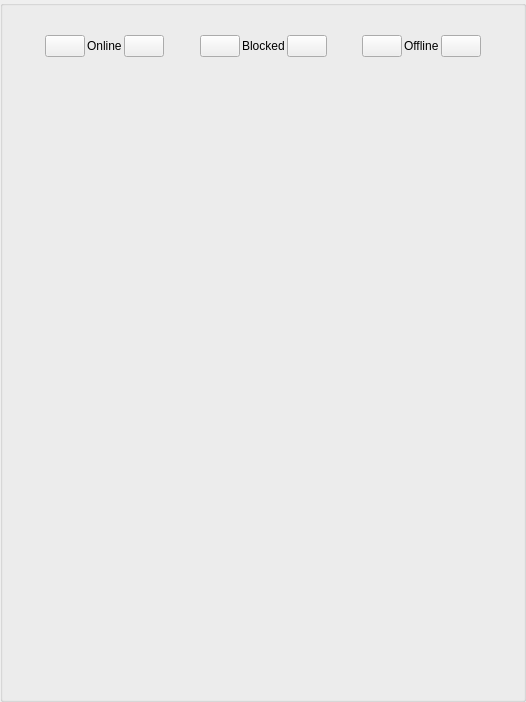
<?xml version="1.0" encoding="UTF-8"?>
<ui version="4.0">
 <class>AppletFriendListUi</class>
 <widget class="QWidget" name="AppletFriendListUi">
  <property name="geometry">
   <rect>
    <x>0</x>
    <y>0</y>
    <width>526</width>
    <height>702</height>
   </rect>
  </property>
  <property name="sizePolicy">
   <sizepolicy hsizetype="Expanding" vsizetype="Expanding">
    <horstretch>0</horstretch>
    <verstretch>0</verstretch>
   </sizepolicy>
  </property>
  <property name="windowTitle">
   <string>Search</string>
  </property>
  <property name="windowIcon">
   <iconset>
    <normaloff>:/TruthOrDare/Resources/ic_people_normal.png</normaloff>:/TruthOrDare/Resources/ic_people_normal.png</iconset>
  </property>
  <layout class="QGridLayout" name="gridLayout">
   <property name="leftMargin">
    <number>0</number>
   </property>
   <property name="topMargin">
    <number>0</number>
   </property>
   <property name="rightMargin">
    <number>0</number>
   </property>
   <property name="bottomMargin">
    <number>0</number>
   </property>
   <property name="spacing">
    <number>0</number>
   </property>
   <item row="0" column="0">
    <widget class="QGroupBox" name="ItemsGroupBox">
     <property name="minimumSize">
      <size>
       <width>0</width>
       <height>0</height>
      </size>
     </property>
     <property name="title">
      <string/>
     </property>
     <layout class="QVBoxLayout" name="verticalLayout">
      <item>
       <widget class="QLabel" name="m_StatusLabel">
        <property name="text">
         <string notr="true"/>
        </property>
       </widget>
      </item>
      <item>
       <layout class="QHBoxLayout" name="horizontalLayout">
        <property name="spacing">
         <number>2</number>
        </property>
        <item>
         <spacer name="horizontalSpacer_3">
          <property name="orientation">
           <enum>Qt::Orientation::Horizontal</enum>
          </property>
          <property name="sizeHint" stdset="0">
           <size>
            <width>13</width>
            <height>21</height>
           </size>
          </property>
         </spacer>
        </item>
        <item>
         <widget class="VxPushButton" name="m_FriendsButton">
          <property name="sizePolicy">
           <sizepolicy hsizetype="Minimum" vsizetype="Preferred">
            <horstretch>0</horstretch>
            <verstretch>0</verstretch>
           </sizepolicy>
          </property>
          <property name="text">
           <string notr="true"/>
          </property>
         </widget>
        </item>
        <item>
         <widget class="VxLabel" name="m_OnlineLabel">
          <property name="text">
           <string>Online</string>
          </property>
         </widget>
        </item>
        <item>
         <widget class="VxPushButton" name="m_FriendsInfoButton">
          <property name="sizePolicy">
           <sizepolicy hsizetype="Minimum" vsizetype="Preferred">
            <horstretch>0</horstretch>
            <verstretch>0</verstretch>
           </sizepolicy>
          </property>
          <property name="text">
           <string notr="true"/>
          </property>
         </widget>
        </item>
        <item>
         <spacer name="horizontalSpacer_5">
          <property name="orientation">
           <enum>Qt::Orientation::Horizontal</enum>
          </property>
          <property name="sizeHint" stdset="0">
           <size>
            <width>13</width>
            <height>21</height>
           </size>
          </property>
         </spacer>
        </item>
        <item>
         <widget class="VxPushButton" name="m_IgnoredButton">
          <property name="sizePolicy">
           <sizepolicy hsizetype="Minimum" vsizetype="Preferred">
            <horstretch>0</horstretch>
            <verstretch>0</verstretch>
           </sizepolicy>
          </property>
          <property name="text">
           <string notr="true"/>
          </property>
         </widget>
        </item>
        <item>
         <widget class="VxLabel" name="m_IgnoredLabel">
          <property name="text">
           <string>Blocked</string>
          </property>
         </widget>
        </item>
        <item>
         <widget class="VxPushButton" name="m_IgnoredInfoButton">
          <property name="sizePolicy">
           <sizepolicy hsizetype="Minimum" vsizetype="Preferred">
            <horstretch>0</horstretch>
            <verstretch>0</verstretch>
           </sizepolicy>
          </property>
          <property name="text">
           <string notr="true"/>
          </property>
         </widget>
        </item>
        <item>
         <spacer name="horizontalSpacer_2">
          <property name="orientation">
           <enum>Qt::Orientation::Horizontal</enum>
          </property>
          <property name="sizeHint" stdset="0">
           <size>
            <width>13</width>
            <height>21</height>
           </size>
          </property>
         </spacer>
        </item>
        <item>
         <widget class="VxPushButton" name="m_OfflineButton">
          <property name="sizePolicy">
           <sizepolicy hsizetype="Minimum" vsizetype="Preferred">
            <horstretch>0</horstretch>
            <verstretch>0</verstretch>
           </sizepolicy>
          </property>
          <property name="text">
           <string notr="true"/>
          </property>
         </widget>
        </item>
        <item>
         <widget class="VxLabel" name="m_OfflineLabel">
          <property name="text">
           <string>Offline</string>
          </property>
         </widget>
        </item>
        <item>
         <widget class="VxPushButton" name="m_OfflineInfoButton">
          <property name="sizePolicy">
           <sizepolicy hsizetype="Minimum" vsizetype="Preferred">
            <horstretch>0</horstretch>
            <verstretch>0</verstretch>
           </sizepolicy>
          </property>
          <property name="text">
           <string notr="true"/>
          </property>
         </widget>
        </item>
        <item>
         <spacer name="horizontalSpacer_6">
          <property name="orientation">
           <enum>Qt::Orientation::Horizontal</enum>
          </property>
          <property name="sizeHint" stdset="0">
           <size>
            <width>13</width>
            <height>21</height>
           </size>
          </property>
         </spacer>
        </item>
       </layout>
      </item>
      <item>
       <widget class="GuiUserListWidget" name="m_UserListWidget" native="true">
        <property name="sizePolicy">
         <sizepolicy hsizetype="Expanding" vsizetype="Expanding">
          <horstretch>0</horstretch>
          <verstretch>0</verstretch>
         </sizepolicy>
        </property>
       </widget>
      </item>
     </layout>
    </widget>
   </item>
  </layout>
 </widget>
 <customwidgets>
  <customwidget>
   <class>VxPushButton</class>
   <extends>QPushButton</extends>
   <header location="global">VxPushButton.h</header>
  </customwidget>
  <customwidget>
   <class>GuiUserListWidget</class>
   <extends>QWidget</extends>
   <header>GuiUserListWidget.h</header>
   <container>1</container>
  </customwidget>
  <customwidget>
   <class>VxLabel</class>
   <extends>QLabel</extends>
   <header>VxLabel.h</header>
  </customwidget>
 </customwidgets>
 <resources/>
 <connections/>
</ui>
